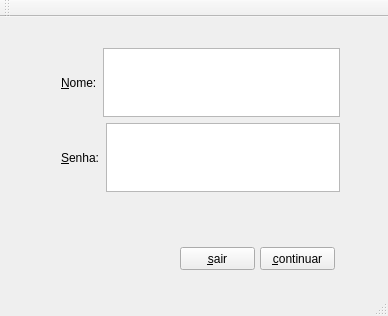
<?xml version="1.0" encoding="UTF-8"?>
<ui version="4.0">
 <class>LoginWindow</class>
 <widget class="QMainWindow" name="LoginWindow">
  <property name="geometry">
   <rect>
    <x>0</x>
    <y>0</y>
    <width>388</width>
    <height>316</height>
   </rect>
  </property>
  <property name="windowTitle">
   <string>MainWindow</string>
  </property>
  <widget class="QWidget" name="centralWidget">
   <widget class="QWidget" name="verticalLayoutWidget">
    <property name="geometry">
     <rect>
      <x>50</x>
      <y>20</y>
      <width>301</width>
      <height>166</height>
     </rect>
    </property>
    <layout class="QVBoxLayout" name="verticalLayout">
     <item>
      <spacer name="verticalSpacer">
       <property name="orientation">
        <enum>Qt::Vertical</enum>
       </property>
       <property name="sizeHint" stdset="0">
        <size>
         <width>20</width>
         <height>40</height>
        </size>
       </property>
      </spacer>
     </item>
     <item>
      <layout class="QHBoxLayout" name="horizontalLayout_2">
       <item>
        <widget class="QLabel" name="label">
         <property name="text">
          <string>&amp;Nome:</string>
         </property>
         <property name="buddy">
          <cstring>nomeTextEdit</cstring>
         </property>
        </widget>
       </item>
       <item>
        <widget class="QTextEdit" name="nomeTextEdit"/>
       </item>
      </layout>
     </item>
     <item>
      <layout class="QHBoxLayout" name="horizontalLayout_3">
       <item>
        <widget class="QLabel" name="label_2">
         <property name="text">
          <string>&amp;Senha:</string>
         </property>
         <property name="buddy">
          <cstring>senhaTextEdit</cstring>
         </property>
        </widget>
       </item>
       <item>
        <widget class="QTextEdit" name="senhaTextEdit"/>
       </item>
      </layout>
     </item>
     <item>
      <spacer name="verticalSpacer_2">
       <property name="orientation">
        <enum>Qt::Vertical</enum>
       </property>
       <property name="sizeHint" stdset="0">
        <size>
         <width>20</width>
         <height>40</height>
        </size>
       </property>
      </spacer>
     </item>
    </layout>
   </widget>
   <widget class="QPushButton" name="continueButton">
    <property name="geometry">
     <rect>
      <x>260</x>
      <y>230</y>
      <width>75</width>
      <height>23</height>
     </rect>
    </property>
    <property name="text">
     <string>&amp;continuar</string>
    </property>
   </widget>
   <widget class="QPushButton" name="pushButton_2">
    <property name="geometry">
     <rect>
      <x>180</x>
      <y>230</y>
      <width>75</width>
      <height>23</height>
     </rect>
    </property>
    <property name="text">
     <string>&amp;sair</string>
    </property>
   </widget>
  </widget>
  <widget class="QMenuBar" name="menuBar">
   <property name="geometry">
    <rect>
     <x>0</x>
     <y>0</y>
     <width>388</width>
     <height>21</height>
    </rect>
   </property>
  </widget>
  <widget class="QToolBar" name="mainToolBar">
   <attribute name="toolBarArea">
    <enum>TopToolBarArea</enum>
   </attribute>
   <attribute name="toolBarBreak">
    <bool>false</bool>
   </attribute>
  </widget>
  <widget class="QStatusBar" name="statusBar"/>
 </widget>
 <layoutdefault spacing="6" margin="11"/>
 <tabstops>
  <tabstop>nomeTextEdit</tabstop>
  <tabstop>senhaTextEdit</tabstop>
  <tabstop>continueButton</tabstop>
  <tabstop>pushButton_2</tabstop>
 </tabstops>
 <resources/>
 <connections>
  <connection>
   <sender>pushButton_2</sender>
   <signal>clicked()</signal>
   <receiver>LoginWindow</receiver>
   <slot>close()</slot>
   <hints>
    <hint type="sourcelabel">
     <x>213</x>
     <y>266</y>
    </hint>
    <hint type="destinationlabel">
     <x>215</x>
     <y>307</y>
    </hint>
   </hints>
  </connection>
 </connections>
</ui>
